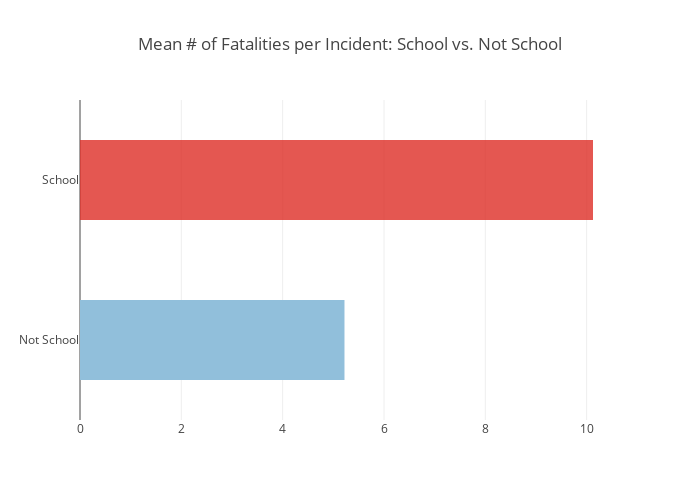

Notebook code cell kept with this figure:
### Code cell
ctable = ['rgb(145,191,219)','rgba(222,45,38,0.8)']
width = list(np.full(2,0.5))

data = [Bar(y=['Not School','School'],x=binary_df['mean'],orientation='h',marker=dict(color=ctable),width=width)]

layout = Layout(autosize=False,width=700,height=500, title='Mean # of Fatalities per Incident: School vs. Not School')
         #margin=Margin(l=20,r=20,b=20,t=20,pad=4),
         #paper_bgcolor='#7f7f7f',
         #plot_bgcolor='#c7c7c7')
fig = Figure(data=data,layout=layout)
#ply.iplot(fig, filename='mean_fatalities_school_no_school')
iplot(fig, filename='mean_fatalities_school_no_school')

### Figure 1 — Plotly figure (JSON) as saved in the notebook; plotly's stock layout.template omitted (floating-point values rounded to 4 significant figures)
{"data": [{"marker": {"color": ["rgb(145,191,219)", "rgba(222,45,38,0.8)"]}, "orientation": "h", "type": "bar", "width": [0.5, 0.5], "x": [5.22, 10.12], "y": ["Not School", "School"]}], "layout": {"autosize": false, "height": 500, "title": "Mean # of Fatalities per Incident: School vs. Not School", "width": 700}}
